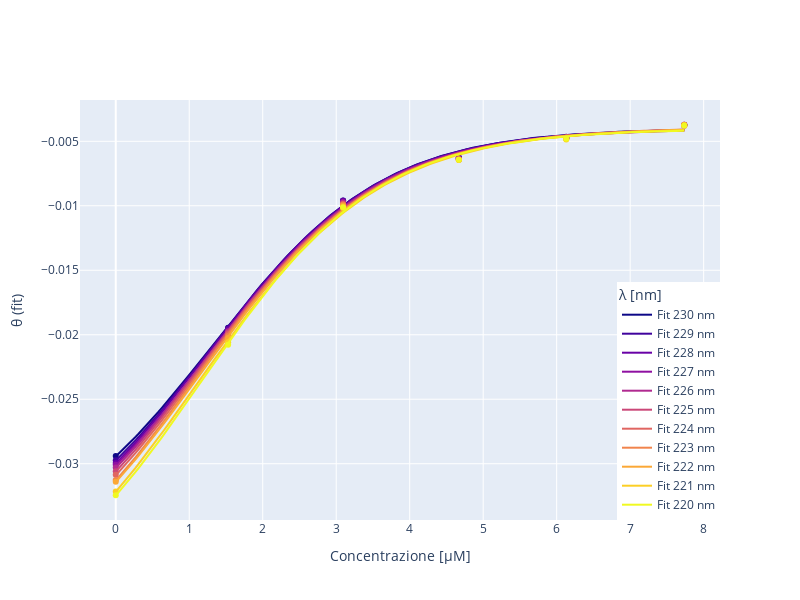

Notebook source saved alongside this figure:
### Code cell
fig = go.Figure()

C_plot = np.linspace(concentrazioni.min(), concentrazioni.max(), 200)

for idx, row in fit_df.iterrows():
    yN = row['yN']#spettro_ristretto.loc[0, row['λ']]
    yD = row['yD'] #spettro_ristretto.loc[5, row['λ']]
    # print(yN, yD)

    m = row['m']
    Cmid = row['Cmid']
    θ_fit = sigmoid(C_plot, m, Cmid, yN, yD)
    # Fit line
    fig.add_trace(go.Scatter(
        x=C_plot,
        y=θ_fit,
        mode='lines',
        line=dict(color=colors[idx]),
        name=f"Fit {int(row['λ'])} nm"
    ))
    # Experimental points
    fig.add_trace(go.Scatter(
        x=spettro_ristretto['Concentrazione'],
        y=spettro_ristretto[row['λ']],
        mode='markers',
        marker=dict(color=colors[idx]),
        name=f"Exp {int(row['λ'])} nm",
        showlegend=False
    ))

fig.update_layout(
    xaxis_title='Concentrazione [μM]',
    yaxis_title='θ (fit)',
    legend_title='λ [nm]',
    height=600,
    width=800,
    legend=dict(
        x=1,
        y=0,
        xanchor='right',
        yanchor='bottom'
    )
)

fig.show()

### Figure 1 — Plotly figure (JSON) as saved in the notebook; plotly's stock layout.template omitted (floating-point values rounded to 4 significant figures; data arrays with more than 128 entries replaced by an {"elided": "..."} marker saying what was removed)
{"data": [{"line": {"color": "rgb(13, 8, 135)"}, "mode": "lines", "name": "Fit 230 nm", "type": "scatter", "x": {"elided": "200 float values"}, "y": {"elided": "200 float values"}}, {"marker": {"color": "rgb(13, 8, 135)"}, "mode": "markers", "name": "Exp 230 nm", "showlegend": false, "type": "scatter", "x": [0.0, 1.529, 3.093, 4.668, 6.13, 7.736], "y": [-0.02941, -0.01945, -0.009583, -0.006278, -0.004654, -0.003733]}, {"line": {"color": "rgb(64, 3, 157)"}, "mode": "lines", "name": "Fit 229 nm", "type": "scatter", "x": {"elided": "200 float values"}, "y": {"elided": "200 float values"}}, {"marker": {"color": "rgb(64, 3, 157)"}, "mode": "markers", "name": "Exp 229 nm", "showlegend": false, "type": "scatter", "x": [0.0, 1.529, 3.093, 4.668, 6.13, 7.736], "y": [-0.02973, -0.01949, -0.009611, -0.006239, -0.004717, -0.003742]}, {"line": {"color": "rgb(105, 1, 166)"}, "mode": "lines", "name": "Fit 228 nm", "type": "scatter", "x": {"elided": "200 float values"}, "y": {"elided": "200 float values"}}, {"marker": {"color": "rgb(105, 1, 166)"}, "mode": "markers", "name": "Exp 228 nm", "showlegend": false, "type": "scatter", "x": [0.0, 1.529, 3.093, 4.668, 6.13, 7.736], "y": [-0.02995, -0.01957, -0.009619, -0.006329, -0.004757, -0.003725]}, {"line": {"color": "rgb(143, 16, 161)"}, "mode": "lines", "name": "Fit 227 nm", "type": "scatter", "x": {"elided": "200 float values"}, "y": {"elided": "200 float values"}}, {"marker": {"color": "rgb(143, 16, 161)"}, "mode": "markers", "name": "Exp 227 nm", "showlegend": false, "type": "scatter", "x": [0.0, 1.529, 3.093, 4.668, 6.13, 7.736], "y": [-0.03009, -0.01979, -0.009714, -0.006363, -0.004753, -0.003763]}, {"line": {"color": "rgb(176, 42, 144)"}, "mode": "lines", "name": "Fit 226 nm", "type": "scatter", "x": {"elided": "200 float values"}, "y": {"elided": "200 float values"}}, {"marker": {"color": "rgb(176, 42, 144)"}, "mode": "markers", "name": "Exp 226 nm", "showlegend": false, "type": "scatter", "x": [0.0, 1.529, 3.093, 4.668, 6.13, 7.736], "y": [-0.0303, -0.01974, -0.009754, -0.006339, -0.004771, -0.003792]}, {"line": {"color": "rgb(203, 71, 120)"}, "mode": "lines", "name": "Fit 225 nm", "type": "scatter", "x": {"elided": "200 float values"}, "y": {"elided": "200 float values"}}, {"marker": {"color": "rgb(203, 71, 120)"}, "mode": "markers", "name": "Exp 225 nm", "showlegend": false, "type": "scatter", "x": [0.0, 1.529, 3.093, 4.668, 6.13, 7.736], "y": [-0.03058, -0.01984, -0.009814, -0.006405, -0.004743, -0.003726]}, {"line": {"color": "rgb(224, 101, 97)"}, "mode": "lines", "name": "Fit 224 nm", "type": "scatter", "x": {"elided": "200 float values"}, "y": {"elided": "200 float values"}}, {"marker": {"color": "rgb(224, 101, 97)"}, "mode": "markers", "name": "Exp 224 nm", "showlegend": false, "type": "scatter", "x": [0.0, 1.529, 3.093, 4.668, 6.13, 7.736], "y": [-0.03086, -0.01997, -0.009906, -0.006408, -0.004767, -0.003752]}, {"line": {"color": "rgb(241, 132, 76)"}, "mode": "lines", "name": "Fit 223 nm", "type": "scatter", "x": {"elided": "200 float values"}, "y": {"elided": "200 float values"}}, {"marker": {"color": "rgb(241, 132, 76)"}, "mode": "markers", "name": "Exp 223 nm", "showlegend": false, "type": "scatter", "x": [0.0, 1.529, 3.093, 4.668, 6.13, 7.736], "y": [-0.03127, -0.02009, -0.009906, -0.006437, -0.004715, -0.003717]}, {"line": {"color": "rgb(251, 168, 54)"}, "mode": "lines", "name": "Fit 222 nm", "type": "scatter", "x": {"elided": "200 float values"}, "y": {"elided": "200 float values"}}, {"marker": {"color": "rgb(251, 168, 54)"}, "mode": "markers", "name": "Exp 222 nm", "showlegend": false, "type": "scatter", "x": [0.0, 1.529, 3.093, 4.668, 6.13, 7.736], "y": [-0.0314, -0.02026, -0.009998, -0.006416, -0.004775, -0.003784]}, {"line": {"color": "rgb(252, 207, 37)"}, "mode": "lines", "name": "Fit 221 nm", "type": "scatter", "x": {"elided": "200 float values"}, "y": {"elided": "200 float values"}}, {"marker": {"color": "rgb(252, 207, 37)"}, "mode": "markers", "name": "Exp 221 nm", "showlegend": false, "type": "scatter", "x": [0.0, 1.529, 3.093, 4.668, 6.13, 7.736], "y": [-0.03215, -0.02058, -0.01018, -0.006442, -0.004854, -0.003734]}, {"line": {"color": "rgb(240, 249, 33)"}, "mode": "lines", "name": "Fit 220 nm", "type": "scatter", "x": {"elided": "200 float values"}, "y": {"elided": "200 float values"}}, {"marker": {"color": "rgb(240, 249, 33)"}, "mode": "markers", "name": "Exp 220 nm", "showlegend": false, "type": "scatter", "x": [0.0, 1.529, 3.093, 4.668, 6.13, 7.736], "y": [-0.03244, -0.02078, -0.01011, -0.006427, -0.004811, -0.003787]}], "layout": {"height": 600, "legend": {"title": {"text": "λ [nm]"}, "x": 1, "xanchor": "right", "y": 0, "yanchor": "bottom"}, "width": 800, "xaxis": {"title": {"text": "Concentrazione [μM]"}}, "yaxis": {"title": {"text": "θ (fit)"}}}}
